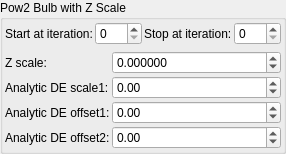
    <widget class="QGroupBox" name="groupBox_5">
     <property name="title">
      <string>Pow2 Bulb with Z Scale</string>
     </property>
     <layout class="QVBoxLayout" name="verticalLayout_7">
      <property name="leftMargin">
       <number>2</number>
      </property>
      <property name="topMargin">
       <number>2</number>
      </property>
      <property name="rightMargin">
       <number>2</number>
      </property>
      <property name="bottomMargin">
       <number>2</number>
      </property>
      <item>
       <layout class="QGridLayout" name="gridLayout_80">
        <property name="spacing">
         <number>2</number>
        </property>
        <item row="2" column="1">
         <widget class="MySpinBox" name="spinboxInt_transf_start_iterations_A">
          <property name="sizePolicy">
           <sizepolicy hsizetype="Minimum" vsizetype="Maximum">
            <horstretch>0</horstretch>
            <verstretch>0</verstretch>
           </sizepolicy>
          </property>
          <property name="minimum">
           <number>0</number>
          </property>
          <property name="maximum">
           <number>999</number>
          </property>
          <property name="value">
           <number>0</number>
          </property>
         </widget>
        </item>
        <item row="2" column="0">
         <widget class="QLabel" name="label_72">
          <property name="text">
           <string>Start at iteration:</string>
          </property>
         </widget>
        </item>
        <item row="2" column="3">
         <widget class="MySpinBox" name="spinboxInt_transf_stop_iterations_A">
          <property name="sizePolicy">
           <sizepolicy hsizetype="Preferred" vsizetype="Maximum">
            <horstretch>0</horstretch>
            <verstretch>0</verstretch>
           </sizepolicy>
          </property>
          <property name="maximum">
           <number>999</number>
          </property>
         </widget>
        </item>
        <item row="2" column="2">
         <widget class="QLabel" name="label_52">
          <property name="text">
           <string>Stop at iteration:</string>
          </property>
         </widget>
        </item>
       </layout>
      </item>
      <item>
       <layout class="QGridLayout" name="gridLayout" columnstretch="0,1">
        <property name="spacing">
         <number>2</number>
        </property>
        <item row="0" column="1">
         <widget class="MyDoubleSpinBox" name="spinbox_boxfold_bulbpow2_z_factor">
          <property name="sizePolicy">
           <sizepolicy hsizetype="Minimum" vsizetype="Maximum">
            <horstretch>0</horstretch>
            <verstretch>0</verstretch>
           </sizepolicy>
          </property>
          <property name="prefix">
           <string/>
          </property>
          <property name="suffix">
           <string/>
          </property>
          <property name="decimals">
           <number>6</number>
          </property>
          <property name="minimum">
           <double>-99.000000000000000</double>
          </property>
          <property name="maximum">
           <double>99.000000000000000</double>
          </property>
          <property name="singleStep">
           <double>0.100000000000000</double>
          </property>
         </widget>
        </item>
        <item row="0" column="0">
         <widget class="QLabel" name="label_8">
          <property name="text">
           <string>Z scale:</string>
          </property>
         </widget>
        </item>
        <item row="2" column="0">
         <widget class="QLabel" name="label_177">
          <property name="text">
           <string>Analytic DE offset1:</string>
          </property>
          <property name="wordWrap">
           <bool>true</bool>
          </property>
         </widget>
        </item>
        <item row="1" column="0">
         <widget class="QLabel" name="label_176">
          <property name="text">
           <string>Analytic DE scale1:</string>
          </property>
          <property name="wordWrap">
           <bool>true</bool>
          </property>
         </widget>
        </item>
        <item row="3" column="0">
         <widget class="QLabel" name="label_178">
          <property name="text">
           <string>Analytic DE offset2:</string>
          </property>
          <property name="wordWrap">
           <bool>true</bool>
          </property>
         </widget>
        </item>
        <item row="1" column="1">
         <widget class="MyDoubleSpinBox" name="spinbox_analyticDE_scale_1">
          <property name="sizePolicy">
           <sizepolicy hsizetype="Minimum" vsizetype="Maximum">
            <horstretch>0</horstretch>
            <verstretch>0</verstretch>
           </sizepolicy>
          </property>
          <property name="prefix">
           <string/>
          </property>
          <property name="suffix">
           <string/>
          </property>
          <property name="decimals">
           <number>2</number>
          </property>
          <property name="minimum">
           <double>-36000.000000000000000</double>
          </property>
          <property name="maximum">
           <double>36000.000000000000000</double>
          </property>
          <property name="singleStep">
           <double>0.100000000000000</double>
          </property>
         </widget>
        </item>
        <item row="2" column="1">
         <widget class="MyDoubleSpinBox" name="spinbox_analyticDE_offset_1">
          <property name="sizePolicy">
           <sizepolicy hsizetype="Minimum" vsizetype="Maximum">
            <horstretch>0</horstretch>
            <verstretch>0</verstretch>
           </sizepolicy>
          </property>
          <property name="prefix">
           <string/>
          </property>
          <property name="suffix">
           <string/>
          </property>
          <property name="decimals">
           <number>2</number>
          </property>
          <property name="minimum">
           <double>-36000.000000000000000</double>
          </property>
          <property name="maximum">
           <double>36000.000000000000000</double>
          </property>
          <property name="singleStep">
           <double>0.100000000000000</double>
          </property>
         </widget>
        </item>
        <item row="3" column="1">
         <widget class="MyDoubleSpinBox" name="spinbox_analyticDE_offset_2">
          <property name="sizePolicy">
           <sizepolicy hsizetype="Minimum" vsizetype="Maximum">
            <horstretch>0</horstretch>
            <verstretch>0</verstretch>
           </sizepolicy>
          </property>
          <property name="prefix">
           <string/>
          </property>
          <property name="suffix">
           <string/>
          </property>
          <property name="decimals">
           <number>2</number>
          </property>
          <property name="minimum">
           <double>-36000.000000000000000</double>
          </property>
          <property name="maximum">
           <double>36000.000000000000000</double>
          </property>
          <property name="singleStep">
           <double>0.100000000000000</double>
          </property>
         </widget>
        </item>
       </layout>
      </item>
     </layout>
    </widget>
